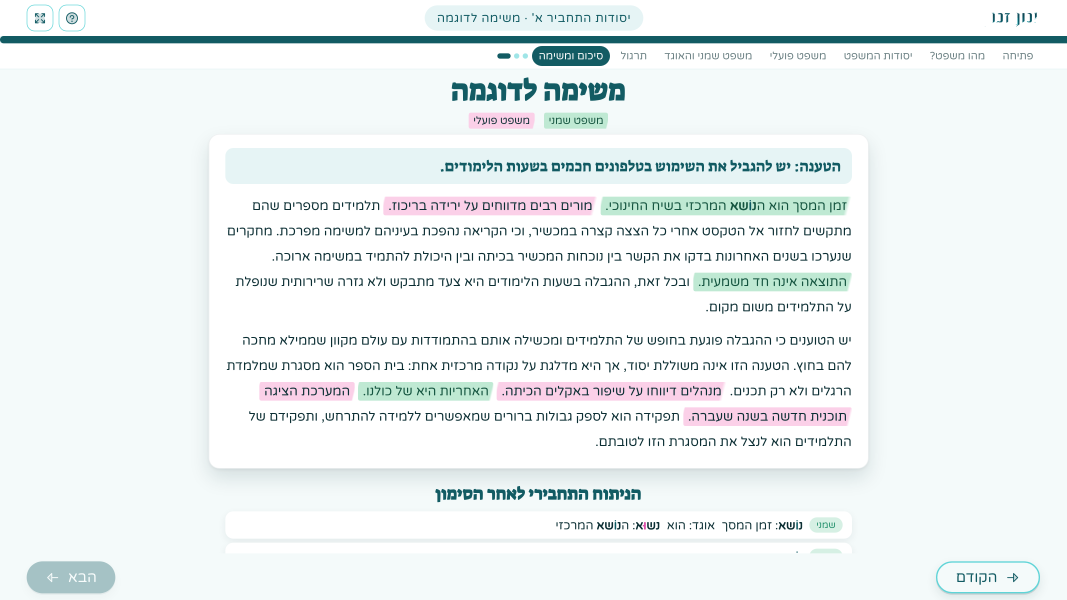
#> input picture my-video/assets/ui/sample.png, 3200 x 1800 px (shown at 1/3 size)
$ python -i finish.py   (imports and definitions only)
#> lines starting #> are read from the running program, lines starting #| are printed output that depends on the picture
#!/usr/bin/env python3
"""Picture finishing for the v4 reel (all functions take/return float32 BGR, 0..255).

grade()       teal shadows / warm highlights split-tone, gentle S-curve, a touch of saturation
bloom()       highlights glow (LED rings, screen, graphics) with a slight warm halation
grain()       fine animated film grain, lighter in the highlights
aberration()  chromatic fringe used only on transitions and punch-ins
light_leak()  warm/cyan flare used on whip-pan transitions"""
import numpy as np
import cv2

W, H = 1080, 1920
_rng = np.random.default_rng(5)
_GRAIN = [(_rng.standard_normal((H // 2, W // 2)).astype(np.float32)) for _ in range(24)]


def _build_lut():
    y = np.linspace(0, 1, 256, dtype=np.float32)
    sh, hi = (1 - y) ** 2, y ** 2
    lut = np.zeros((256, 1, 3), np.float32)
    for c, (s_, h_) in enumerate(((0.030, -0.022), (0.016, 0.006), (-0.018, 0.026))):   # B, G, R
        x = y + sh * s_ + hi * h_
        x = x + 0.055 * np.sin((x - 0.5) * np.pi) * (1 - np.abs(2 * x - 1))
        lut[:, 0, c] = np.clip(x, 0, 1) * 255
#> further down, picture is the input picture: shape (1800, 3200, 3); mean B, G, R 242.6, 242.1, 236.1
    return np.clip(lut, 0, 255).astype(np.uint8)


_LUT = _build_lut()


def grade(img):
    """teal shadows / warm highlights + gentle S-curve via a per-channel LUT, then +6% saturation"""
    u8 = np.clip(img, 0, 255).astype(np.uint8)
    x = cv2.LUT(u8, _LUT).astype(np.float32)
    g = cv2.cvtColor(x, cv2.COLOR_BGR2GRAY)[..., None]
    return np.clip(g + (x - g) * 1.06, 0, 255)


def bloom(img, threshold=0.70, amount=0.42):
#> called with threshold = 0.7, amount = 0.42
    small = cv2.resize(img, (W // 4, H // 4), interpolation=cv2.INTER_AREA) / 255.0
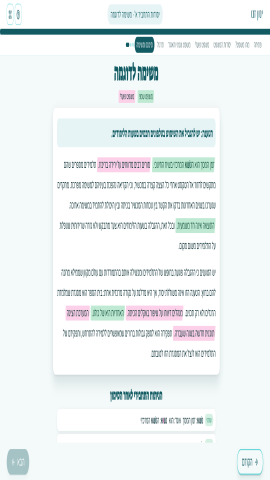
#> small: shape (480, 270, 3) float64; mean B, G, R 0.951, 0.95, 0.926
    lum = small.max(axis=2, keepdims=True)
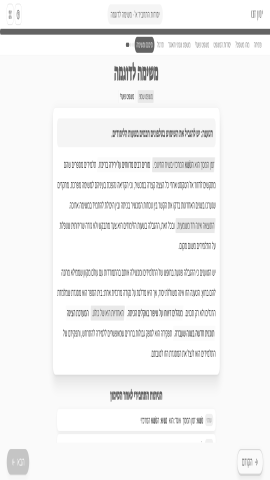
#> lum: shape (480, 270, 1) float64; min 0.298, max 1, mean 0.954
    bright = small * np.clip((lum - threshold) / (1 - threshold), 0, 1)
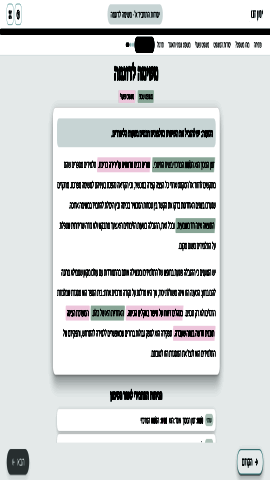
#> bright: shape (480, 270, 3) float64; mean B, G, R 0.852, 0.851, 0.838
    b = cv2.GaussianBlur(bright, (0, 0), 3) * 0.6 + cv2.GaussianBlur(bright, (0, 0), 11) * 0.8
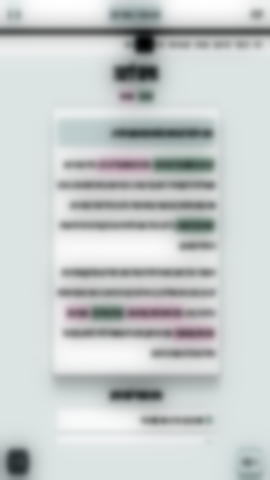
#> b: shape (480, 270, 3) float64; mean B, G, R 1.19, 1.19, 1.17; drawn with min black and max white
    b = b * np.array([0.92, 0.98, 1.10], np.float32)                           # warm halation
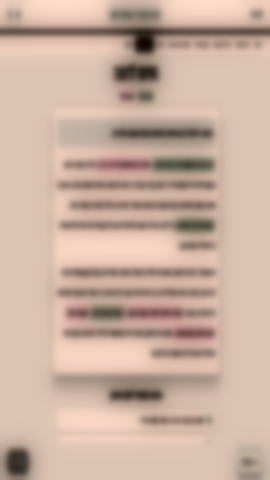
#> b: shape (480, 270, 3) float64; mean B, G, R 1.1, 1.17, 1.29; drawn with min black and max white
    b = cv2.resize(b, (W, H), interpolation=cv2.INTER_LINEAR)
#> b: shape (1920, 1080, 3) float64
#> (the run stopped early here; a loop or call above may not have finished)

$ run again, on my-video/assets/ui/choice-hover.png
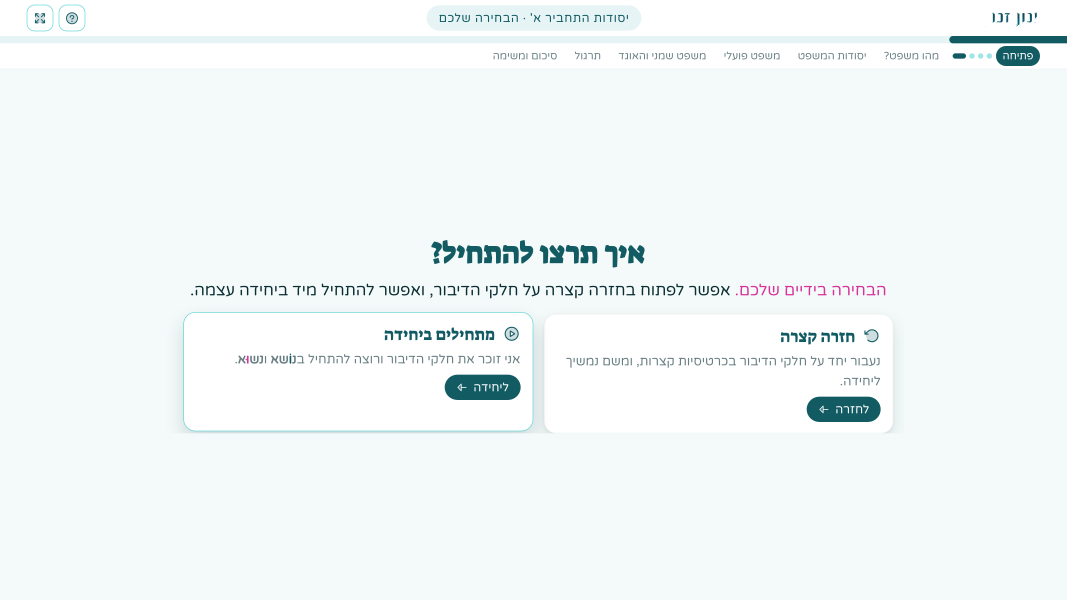
#> input picture my-video/assets/ui/choice-hover.png, 3200 x 1800 px (shown at 1/3 size)
#> picture is the input picture: shape (1800, 3200, 3); mean B, G, R 247.8, 247.6, 241.6
#> in bloom, `bright = small * np.clip((lum - threshold) / (1 - threshold), 0, 1)`:
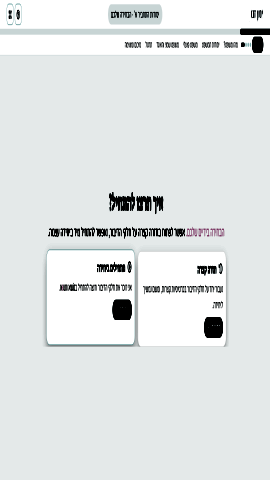
#> bright: shape (480, 270, 3) float64; mean B, G, R 0.901, 0.901, 0.883
#> in bloom, `b = b * np.array([0.92, 0.98, 1.10], np.float32)`:
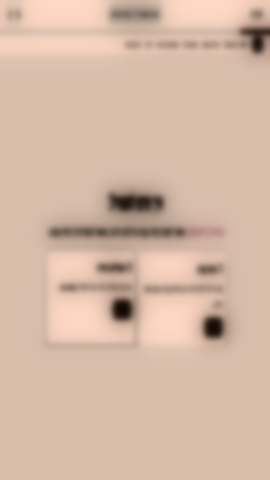
#> b: shape (480, 270, 3) float64; mean B, G, R 1.16, 1.24, 1.36; drawn with min black and max white
